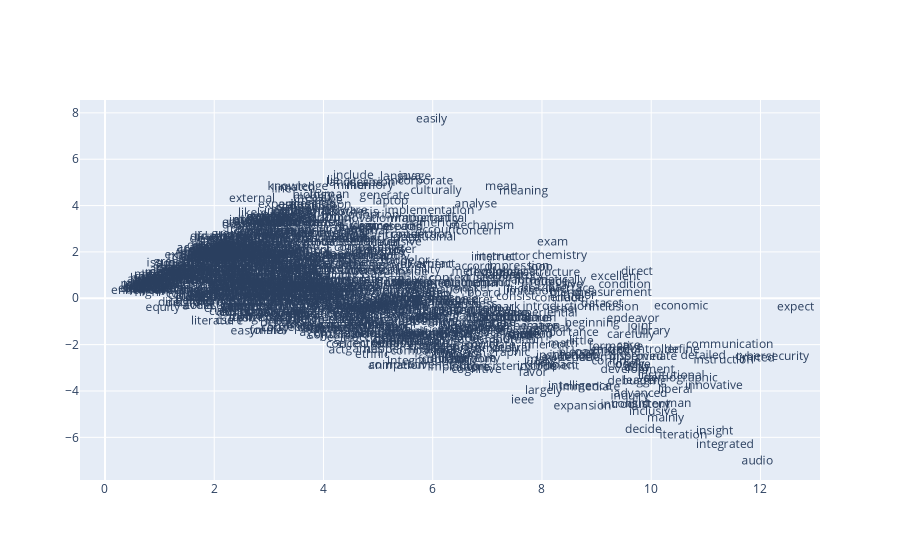

Notebook source saved alongside this figure:
### Markdown cell above
# The text version of scatter plot looks messy but you can zoom it for great results

### Code cell
trace = go.Scattergl(
    x = data_2d[:,0],
    y = data_2d[:,1],
    mode = 'text',
    marker = dict(
        color = '#FFBAD2',
        line = dict(width = 1)
    ),
    text = vectorizer.get_feature_names()
)
data = [trace]
iplot(data, filename='text-scatter-mode')

### Figure 1 — Plotly figure (JSON) as saved in the notebook; plotly's stock layout.template omitted (floating-point values rounded to 4 significant figures; data arrays with more than 128 entries replaced by an {"elided": "..."} marker saying what was removed)
{"data": [{"marker": {"color": "#FFBAD2", "line": {"width": 1}}, "mode": "text", "text": {"elided": "1687 str values"}, "type": "scattergl", "x": {"elided": "1000 float values"}, "y": {"elided": "1000 float values"}}], "layout": {}}
